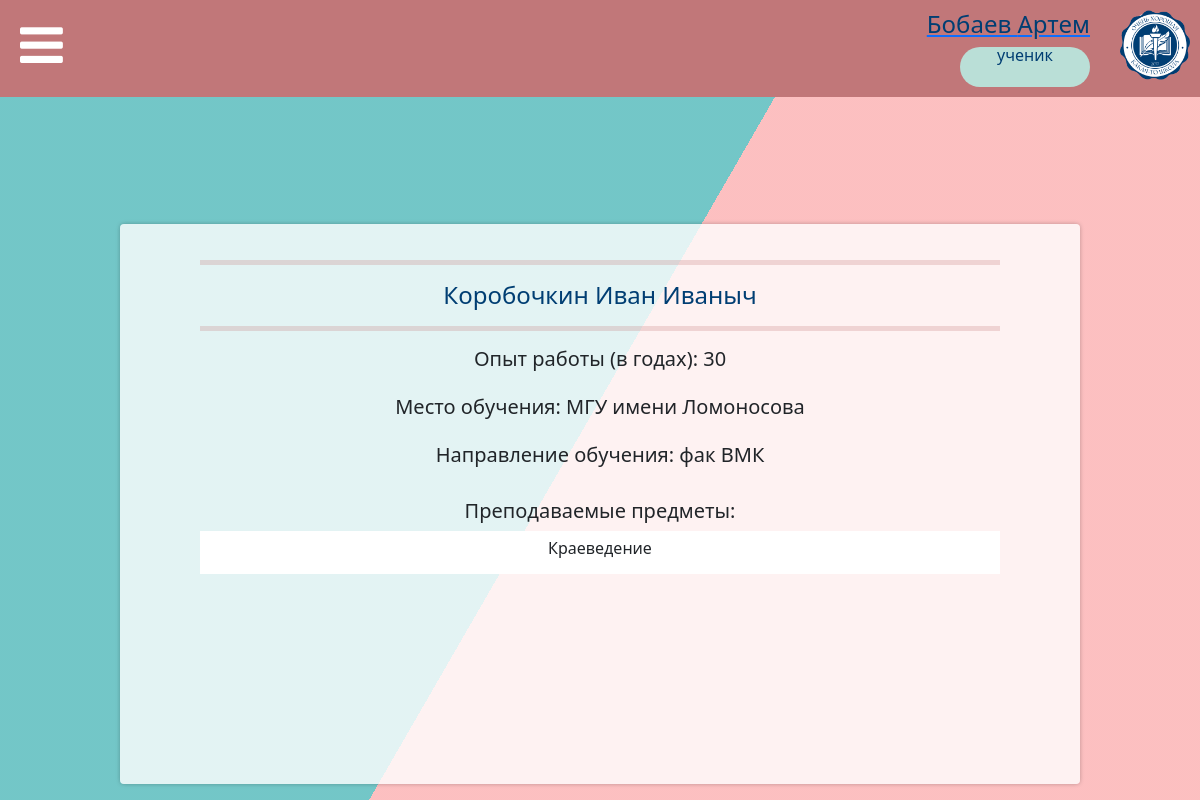
The page /teachers/40 (signed in) on the database its author committed.
### data/users.py (models this page shows, shortened)
class User(SqlAlchemyBase, UserMixin):
    __tablename__ = 'accounts'
    id = sqlalchemy.Column(sqlalchemy.Integer,
                           primary_key=True, autoincrement=True, unique=True)
    surname = sqlalchemy.Column(sqlalchemy.String, nullable=False)
    name = sqlalchemy.Column(sqlalchemy.String, nullable=False)
    patronymic = sqlalchemy.Column(sqlalchemy.String, nullable=True)
    email = sqlalchemy.Column(sqlalchemy.String,
                              index=True, unique=True, nullable=False)
    hashed_password = sqlalchemy.Column(sqlalchemy.String, nullable=False)
    status_id = sqlalchemy.Column(sqlalchemy.Integer)
    news = orm.relation("News", back_populates='user')

### tables this page shows
CREATE TABLE statuses (id INTEGER PRIMARY KEY AUTOINCREMENT UNIQUE NOT NULL, status STRING NOT NULL UNIQUE);

CREATE TABLE subjects (id INTEGER PRIMARY KEY AUTOINCREMENT NOT NULL UNIQUE, subject STRING NOT NULL UNIQUE);

### data/teachers.py (models this page shows)
class Teacher(SqlAlchemyBase):
    __tablename__ = 'teachers'
    id = sqlalchemy.Column(sqlalchemy.Integer,
                           primary_key=True, autoincrement=True, unique=True)
    account_id = sqlalchemy.Column(sqlalchemy.Integer,
                                  sqlalchemy.ForeignKey("accounts.id"))
    subjects_ids = sqlalchemy.Column(sqlalchemy.Text, nullable=False)
    academics = sqlalchemy.Column(sqlalchemy.Text, nullable=False)
    dir_of_preparation = sqlalchemy.Column(sqlalchemy.Text, nullable=False)
    prof_devop_ids = sqlalchemy.Column(sqlalchemy.Text)
    work_exp = sqlalchemy.Column(sqlalchemy.Integer, nullable=False)
    account = orm.relation('User')

### main.py (the view)
@app.route('/teachers/<teacher_id>')
def teacher(teacher_id):
    db_sess = db_session.create_session()
    teacher_object = db_sess.query(Teacher).filter(Teacher.account_id == teacher_id).first()
    subjects = list(map(lambda x: x[0],
                        db_sess.execute(
                            f"""SELECT subject FROM subjects WHERE id IN ({teacher_object.subjects_ids})""").fetchall()))
    prepare = db_sess.query(ProfessionalDevelopment).filter(ProfessionalDevelopment.account_id == teacher_id).all()
    return render_template("teacher_page.html", title=app.config["TITLES"]['teachers'], pages=app.config["PAGES"],
                           teacher=teacher_object, subjects=subjects, prepare=prepare)

### data/db_session.py (called while the page is built)
def create_session() -> Session:
    global __factory
    return __factory()

### main.py (called while the page is built)
@login_manager.user_loader
def load_user(user_id):
    db_sess = db_session.create_session()
    return db_sess.query(User).get(user_id)

@app.context_processor
def utility_processor():
    def make_readable_status(status_id):
        return app.config["ROLES_REVERSE"][status_id]
    return dict(make_readable_status=make_readable_status)

### templates/teacher_page.html (shortened to what this page needs)
{% extends "base.html" %}
{% block content %}
<div class="bg"></div>
    <div class="bg bg2"></div>
    <div class="bg bg3"></div>
<div class="content-news">
    <hr width="100%" size="7" color="#C17779"/>
    <h4>{{ teacher.account.surname }} {{ teacher.account.name }} {% if teacher.account.patronymic %}{{ teacher.account.patronymic }}{% endif %}</h4>
    <hr width="100%" size="7" color="#C17779"/>
    <h5>
        Опыт работы (в годах): {{ teacher.work_exp }}<br><br>
        Место обучения: {{ teacher.academics }}<br><br>
        Направление обучения: {{ teacher.dir_of_preparation }}<br><br>
    </h5>
    <h5>Преподаваемые предметы:</h5>
    <ul class="list-group list-group-flush">
    {% for item in subjects %}
        <li class="list-group-item">
            <h6>{{ item }}</h6>
        </li>
    {% endfor %}
    </ul>
</div>
{% endblock %}

### templates/base.html (shortened to what this page needs)
<!DOCTYPE html>
<html>
<head>
    <link rel="stylesheet" href="https://netdna.bootstrapcdn.com/font-awesome/4.7.0/css/font-awesome.min.css">
    <link href="https://www.jqueryscript.net/css/jquerysctipttop.css" rel="stylesheet" type="text/css">
    <link rel="stylesheet" href="https://cdn.jsdelivr.net/npm/bootstrap@5.1.3/dist/css/bootstrap.min.css"
>
    <link rel="stylesheet" href="/../static/css/style.css">
    <link rel="stylesheet" href="/../static/css/index_style.css">
    <link rel="stylesheet" href="/../static/css/news_view.css">
</head>
<body>
<header>
    <div class="news-wrapper">
        <i id="button-menu" class="fa fa-bars"></i>
        <div style="flex:1;"></div>
        {% if current_user.is_authenticated %}
        <a href="/logout">
            <div align="right">
                <h4>{{ current_user.surname }} {{ current_user.name }}</h4>
                <div class="status" tabindex="0" data-bs-toggle="tooltip" title="Роль в школе"><a>{{
                    make_readable_status(current_user.status_id) }}</a></div>
            </div>
        </a>
        {% endif %}
        <div style="min-width:30px; height:20px;"></div>
        <img src="/../static/img/logo.png" width="70" height="70" align="right">
    </div>
            {% set q = 1 %}
</header>
<div class="spacebar-my"></div>
{% block content %}{% endblock %}
</body>
</html>

### static/css/style.css (style rules this page uses)
:root { --color-primary: rgba(193, 119, 121, 0.69); --second-color: #fff; }
* { margin: 0; padding: 0; box-sizing: border-box; }
header { position: absolute; width: 100%; top: 0; left: 0; padding: 10px; background: #C17779; }
header #button-menu { font-size: 50px; padding: 10px; color: #fff; cursor: pointer; }
h4 { color: #003e73; }
li { list-style-type: none; }
.spacebar-my { width: 100%; height: 90px; }
.bg { animation:slide 3s ease-in-out infinite alternate; background-image: linear-gradient(-60deg, #FDB7B9 50%, #60BFC1 50%); bottom:0; left:-50%; opacity:.5; position:fixed; right:-50%; top:0; z-index:-1; }
.bg2 { animation-direction:alternate-reverse; animation-duration:4s; }
.bg3 { animation-duration:5s; }
.status { width: 130px; height: 40px; border-radius: 60px; background-color: #BADFD7; text-align: center; color: #003e73; line-height: 1em; flex-grow: 0; flex-shrink: 0; vertical-align: middle; }

### static/css/news_view.css (style rules this page uses)
.content-news { background-color:rgba(255,255,255,.8); border-radius:.25em; box-shadow:0 0 .25em rgba(0,0,0,.25); box-sizing:border-box; width: 80%; height: 70%; left:50%; padding-top: 20px; padding-right: 10vmin; padding-bottom: 10vmin; padding-left: 10vmin; position:fixed; text-align:center; top:63%; transform:translate(-50%, -50%); overflow: auto; z-index:1; }
hr { margin: 1rem 0; color: #C17779; background-color: currentColor; border: 0; opacity: .25; }
.news-wrapper { display: flex; flex-flow: row wrap; }

### rows shown on the page
User: surname "Бобаев", name "Артем"
statuses: status "ученик"
User: account.surname "Коробочкин", account.name "Иван", account.patronymic "Иваныч"
Teacher: work_exp "30", academics "МГУ имени Ломоносова", dir_of_preparation "фак ВМК"
subjects: subject "Краеведение"
